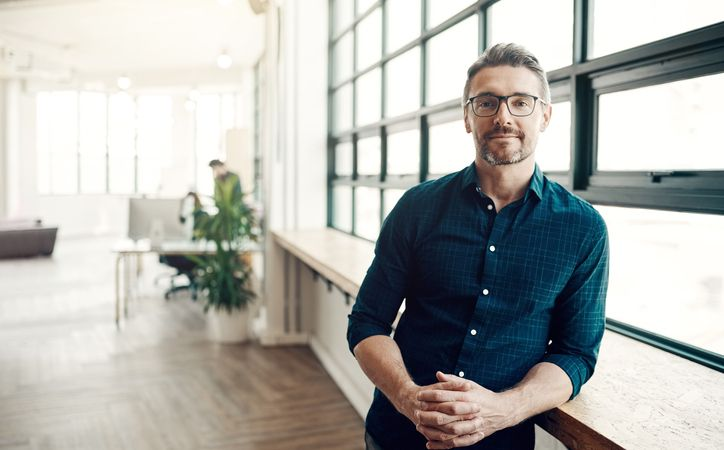
#> input picture photos/man.jpg, 724 x 450 px, found by its file name
$ python face_detect.py
#> lines starting #> are read from the running program, lines starting #| are printed output that depends on the picture; after the words box and inside, x2 and y2 are one past the last pixel; in counts of white or black regions, pixels touching at a corner belong together
import cv2 as cv

img = cv.imread(r"C:\Users\monta\Desktop\Opencv\photos\man.jpg")
#> img is the input picture: shape (450, 724, 3); mean B, G, R 173.7, 177.7, 177
cv.imshow("Image", img)


gray = cv.cvtColor(img, cv.COLOR_BGR2GRAY)
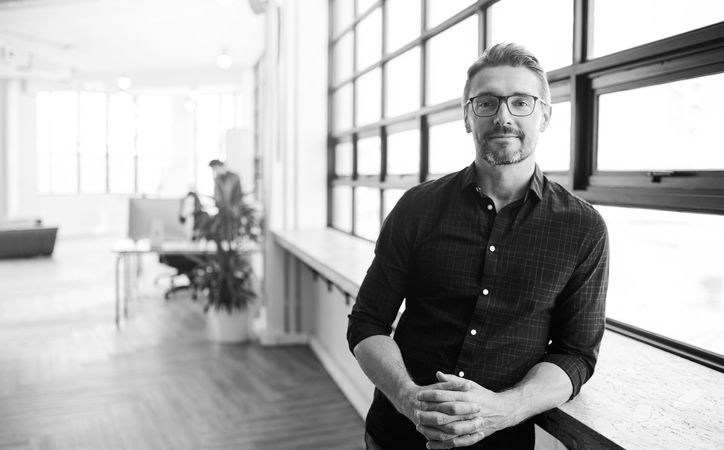
#> gray: shape (450, 724); min 0, max 255, mean 177.1

cv.imshow("Gray", gray)


haar_cascade = cv.CascadeClassifier(
    r"C:\Users\monta\Desktop\Opencv\haar_face.xml")  # !!! really sincitive to the noise (pb of detecting 7 faces while the img contains only 5 )
# haar_cascade not very effective in detecting faces
faces_rect = haar_cascade.detectMultiScale(
    gray, scaleFactor=1.3, minNeighbors=5)   # minNeighbors
#> faces_rect = [[462, 71, 82, 82]]

print(f"Number of faces found = {len(faces_rect)}")
#| Number of faces found = 1

for (x, y, w, h) in faces_rect:
    cv.rectangle(img, (x, y), (x+w, y+h), (0, 255, 0), thickness=2)
#> this loop made 1 pass
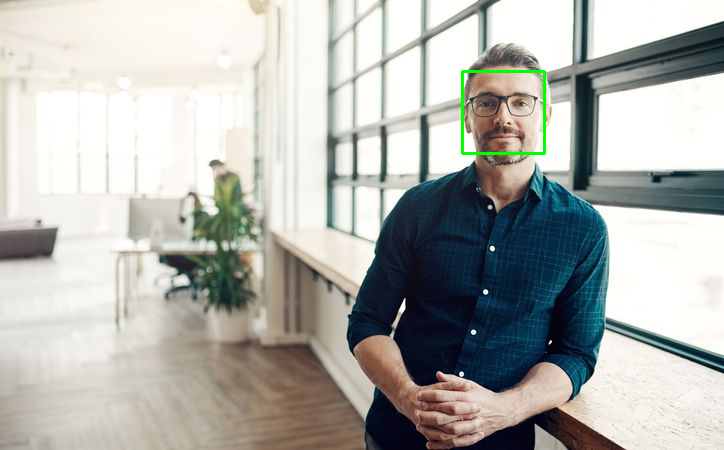
#> img: shape (450, 724, 3); 0.3% of pixels changed, all inside (x1, y1, x2, y2) = (461, 70, 546, 155)

cv.imshow("Detected faces", img)

cv.waitKey(0)
